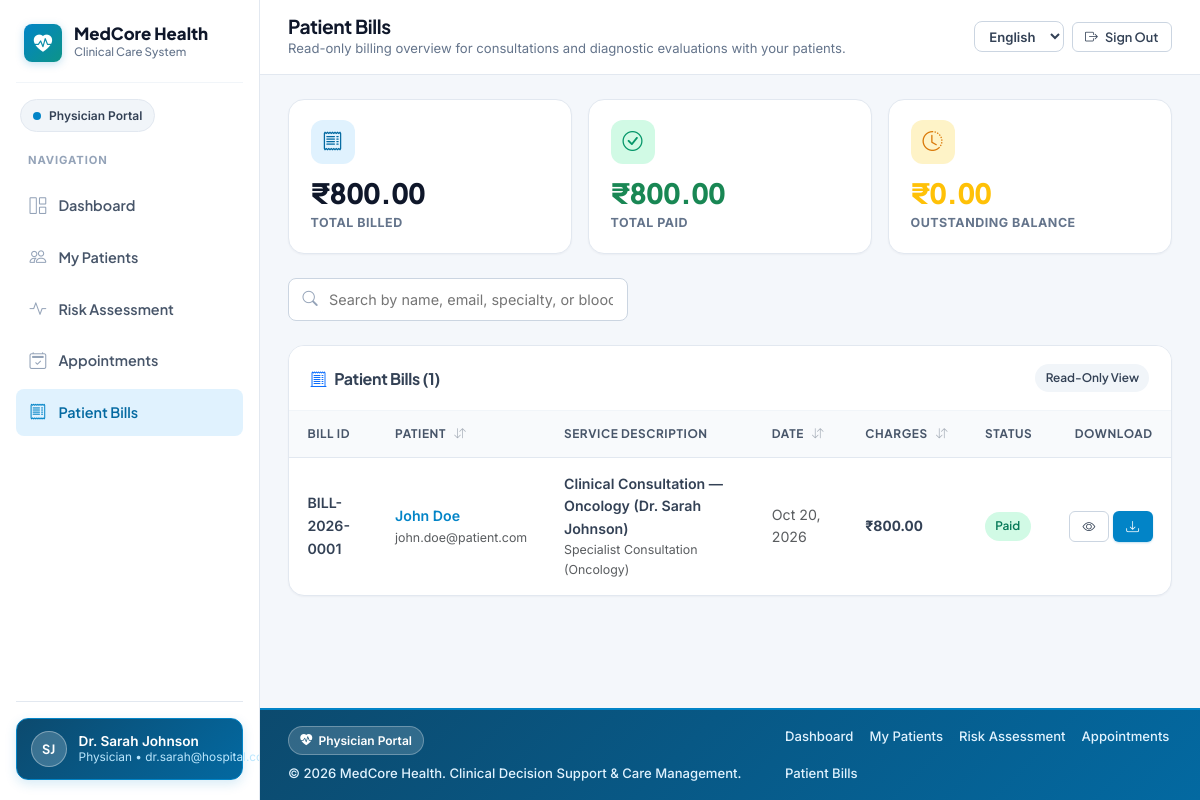
Screenshot of /doctor/bills.php (signed in) with the database file from the repository.
### tables this page shows
CREATE TABLE `bills` (
    `id` INT NOT NULL AUTO_INCREMENT,
    `bill_number` VARCHAR(40) NOT NULL,
    `patient_id` INT NOT NULL,
    `doctor_id` INT NOT NULL,
    `appointment_id` INT NULL,
    `diagnostic_id` INT NULL,
    `description` VARCHAR(255) NOT NULL,
    `items_json` JSON NULL,
    `amount` DECIMAL(10,2) NOT NULL DEFAULT 0.00,
    `payment_status` ENUM('unpaid', 'paid', 'partial', 'cancelled') NOT NULL DEFAULT 'unpaid',
    `bill_date` DATE NOT NULL,
    `paid_at` DATETIME NULL,
    `notes` TEXT NULL,
    `created_at` TIMESTAMP DEFAULT CURRENT_TIMESTAMP,
    PRIMARY KEY (`id`),
    UNIQUE KEY `uniq_bill_number` (`bill_number`),
    INDEX `idx_bill_patient` (`patient_id`),
    INDEX `idx_bill_doctor` (`doctor_id`),
    INDEX `idx_bill_appointment` (`appointment_id`),
    INDEX `idx_bill_diagnostic` (`diagnostic_id`),
    INDEX `idx_bill_status` (`payment_status`),
    FOREIGN KEY (`patient_id`) REFERENCES `users`(`id`) ON DELETE CASCADE,
    FOREIGN KEY (`doctor_id`) REFERENCES `users`(`id`) ON DELETE CASCADE
);

CREATE TABLE `users` (
    `id` INT NOT NULL AUTO_INCREMENT,
    `name` VARCHAR(255) NOT NULL,
    `email` VARCHAR(255) NOT NULL,
    `password_hash` VARCHAR(255) NOT NULL,
    `role` ENUM('admin', 'doctor', 'patient') NOT NULL,
    `created_at` TIMESTAMP DEFAULT CURRENT_TIMESTAMP,
    PRIMARY KEY (`id`),
    UNIQUE KEY `email` (`email`),
    INDEX `idx_role` (`role`),
    INDEX `idx_created_at` (`created_at`)
);

### config/db.php (called while the page is built, shortened)
<?php
require_once __DIR__ . '/../includes/i18n.php';
function formatCurrency($amount) {
    $val = round((float)$amount, 2);
    $neg = $val < 0 ? '-' : '';
    $abs = abs($val);
    $parts = explode('.', number_format($abs, 2, '.', ''));
    $intPart = $parts[0];
    $decPart = $parts[1] ?? '00';
    if (strlen($intPart) > 3) {
        $last3 = substr($intPart, -3);
        $rest = substr($intPart, 0, -3);
        $rest = preg_replace('/\B(?=(\d{2})+(?!\d))/', ',', $rest);
        $formattedInt = $rest . ',' . $last3;
    } else {
        $formattedInt = $intPart;
    }
    return $neg . '₹' . $formattedInt . '.' . $decPart;
}
function formatDate($date, $format = 'M d, Y') {
    $timestamp = is_numeric($date) ? (int)$date : strtotime($date);
    return date($format, $timestamp);
}

### includes/i18n.php (called while the page is built, shortened)
<?php
function getCurrentLang() {
    static $resolved = null;
    if ($resolved !== null) {
        return $resolved;
    }
    $lang = 'en';
    $resolved = $lang;
    return $resolved;
}
function loadTranslations($lang = null) {
    static $cache = [];
    $lang = $lang ?: getCurrentLang();
    if (!isset($cache['en'])) {
        $enFile = __DIR__ . '/lang/en.php';
        $cache['en'] = file_exists($enFile) ? require $enFile : [];
    }
    if ($lang === 'en') {
        return $cache['en'];
    }
    return $cache[$lang];
}
function t($key, $params = []) {
    $lang = getCurrentLang();
    $dict = loadTranslations($lang);
    $fallback = loadTranslations('en');
    $text = $dict[$key] ?? $fallback[$key] ?? $key;
    return $text;
}
function e_t($key, $params = []) {
    return htmlspecialchars(t($key, $params), ENT_QUOTES, 'UTF-8');
}
function translateStatus($value) {
    $norm = strtolower(trim((string)$value));
    $map = [
        'pending' => 'status_pending',
        'confirmed' => 'status_confirmed',
        'completed' => 'status_completed',
        'cancelled' => 'status_cancelled',
        'rejected' => 'status_rejected',
        'unpaid' => 'status_unpaid',
        'paid' => 'status_paid',
        'partial' => 'status_partial',
        'analyzed' => 'status_analyzed',
        'reviewed_by_doctor' => 'status_reviewed',
        'admin' => 'role_admin',
        'doctor' => 'role_doctor',
        'patient' => 'role_patient',
        'male' => 'gender_male',
        'female' => 'gender_female',
        'other' => 'gender_other',
        'yes' => 'yes',
        'no' => 'no',
    ];
    if (isset($map[$norm])) {
        return t($map[$norm]);
    }
    return (string)$value;
}

### doctor/bills.php (the view, shortened to what this page needs)
<?php
require_once __DIR__ . '/../config/db.php';
$doctorId = getCurrentUserId();
$filterPatientId = intval($_GET['patient_id'] ?? 0);
$bills = [];
$totals = ['all' => 0, 'paid' => 0, 'unpaid' => 0];
try {
    $pdo = getDBConnection();
    if ($filterPatientId > 0 && !isDoctorAuthorizedForPatient($pdo, $doctorId, $filterPatientId)) {
        $error = 'You are not authorized to view bills for the requested patient.';
    } else {
        $sql = "
            SELECT b.*, p.name AS patient_name, p.email AS patient_email
            FROM bills b
            JOIN users p ON b.patient_id = p.id
            WHERE b.doctor_id = ?
        ";
        $params = [$doctorId];
        $sql .= " ORDER BY b.bill_date DESC, b.id DESC";
        $stmt = $pdo->prepare($sql);
        $stmt->execute($params);
        $bills = $stmt->fetchAll();
        foreach ($bills as $b) {
            if ($b['payment_status'] !== 'cancelled') {
                $totals['all'] += (float)$b['amount'];
                if ($b['payment_status'] === 'paid') $totals['paid'] += (float)$b['amount'];
                else $totals['unpaid'] += (float)$b['amount'];
            }
        }
    }
} catch (PDOException $e) {
    error_log("Doctor Bills Error: " . $e->getMessage());
    $error = t('msg_error');
}
include __DIR__ . '/../includes/portal_header.php';
?>
<div class="row g-3 mb-4">
    <div class="col-md-4">
        <div class="kpi-card">
            <div class="kpi-icon-wrap kpi-icon-primary"><i class="bi bi-receipt"></i></div>
            <div class="kpi-value"><?php echo formatCurrency($totals['all']); ?></div>
            <div class="kpi-label"><?php echo e_t('kpi_total_billed'); ?></div>
        </div>
    </div>
    <div class="col-md-4">
        <div class="kpi-card">
            <div class="kpi-icon-wrap kpi-icon-success"><i class="bi bi-check-circle"></i></div>
            <div class="kpi-value text-success"><?php echo formatCurrency($totals['paid']); ?></div>
            <div class="kpi-label"><?php echo e_t('kpi_total_paid'); ?></div>
        </div>
    </div>
    <div class="col-md-4">
        <div class="kpi-card">
            <div class="kpi-icon-wrap kpi-icon-warning"><i class="bi bi-clock-history"></i></div>
            <div class="kpi-value text-warning"><?php echo formatCurrency($totals['unpaid']); ?></div>
            <div class="kpi-label"><?php echo e_t('kpi_outstanding'); ?></div>
        </div>
    </div>
</div>
<div class="d-flex flex-wrap justify-content-between align-items-center gap-3 mb-4">
    <div class="input-group-modern" style="max-width: 340px; flex: 1;">
        <input type="text" id="docBillSearch" class="form-control-modern" placeholder="<?php echo e_t('ph_search_users'); ?>" onkeyup="filterDocBills()">
    </div>
</div>
<div class="card-modern">
    <div class="card-header-modern">
        <h5 class="h6 fw-bold mb-0"><i class="bi bi-receipt-cutoff text-primary me-2"></i><?php echo e_t('nav_patient_bills'); ?> (<?php echo count($bills); ?>)</h5>
        <span class="badge-modern badge-modern-neutral"><?php echo e_t('badge_readonly'); ?></span>
    </div>
    <div class="card-body-modern p-0">
        <?php if (empty($bills)): ?>
            <div class="text-center py-5 text-muted small"><?php echo e_t('hist_empty_bills'); ?></div>
        <?php else: ?>
            <div class="table-responsive">
                <table class="table-modern" id="docBillsTable">
                    <thead>
                        <tr>
                            <th><?php echo e_t('col_bill_id'); ?></th>
                            <th class="sortable-th" onclick="sortTable('docBillsTable', 1, 'text')"><?php echo e_t('col_patient'); ?> <span class="sort-indicator"><i class="bi bi-arrow-down-up"></i></span></th>
                            <th><?php echo e_t('col_service_desc'); ?></th>
                            <th class="sortable-th" onclick="sortTable('docBillsTable', 3, 'date')"><?php echo e_t('label_date'); ?> <span class="sort-indicator"><i class="bi bi-arrow-down-up"></i></span></th>
                            <th class="sortable-th" onclick="sortTable('docBillsTable', 4, 'number')"><?php echo e_t('col_charges'); ?> <span class="sort-indicator"><i class="bi bi-arrow-down-up"></i></span></th>
                            <th><?php echo e_t('label_status'); ?></th>
                            <th class="text-end"><?php echo e_t('label_download'); ?></th>
                        </tr>
                    </thead>
                    <tbody>
                        <?php foreach ($bills as $b): ?>
                            <?php $items = json_decode($b['items_json'] ?? '[]', true) ?: []; ?>
                            <tr class="doc-bill-row">
                                <td class="fw-semibold small text-slate-900"><?php echo htmlspecialchars($b['bill_number']); ?></td>
                                <td data-sort="<?php echo htmlspecialchars($b['patient_name']); ?>">
                                    <a href="<?php echo BASE_URL; ?>/patient/profile.php?id=<?php echo (int)$b['patient_id']; ?>" class="fw-semibold">
                                        <?php echo htmlspecialchars($b['patient_name']); ?>
                                    </a>
                                    <div class="extra-small text-muted"><?php echo htmlspecialchars($b['patient_email']); ?></div>
                                </td>
                                <td class="small">
                                    <div class="fw-semibold text-slate-800"><?php echo htmlspecialchars($b['description']); ?></div>
                                    <?php if (!empty($items)): ?>
                                        <div class="extra-small text-muted">
                                            <?php echo htmlspecialchars(implode(', ', array_column($items, 'item'))); ?>
                                        </div>
                                    <?php endif; ?>
                                </td>
                                <td data-sort="<?php echo htmlspecialchars($b['bill_date']); ?>" class="small text-muted"><?php echo formatDate($b['bill_date']); ?></td>
                                <td data-sort="<?php echo floatval($b['amount']); ?>" class="fw-bold tabular-nums"><?php echo formatCurrency($b['amount']); ?></td>
                                <td>
                                    <span class="badge-modern <?php echo $b['payment_status'] === 'paid' ? 'badge-modern-success' : ($b['payment_status'] === 'cancelled' ? 'badge-modern-danger' : 'badge-modern-warning'); ?>">
                                        <?php echo htmlspecialchars(translateStatus($b['payment_status'])); ?>
                                    </span>
                                </td>
                                <td class="text-end">
                                    <div class="d-inline-flex gap-1">
                                        <a href="<?php echo BASE_URL; ?>/patient/download_bill.php?id=<?php echo (int)$b['id']; ?>" class="btn-modern btn-modern-outline btn-modern-sm" target="_blank" title="<?php echo e_t('label_view'); ?>">
                                            <i class="bi bi-eye"></i>
                                        </a>
                                        <a href="<?php echo BASE_URL; ?>/patient/download_bill.php?id=<?php echo (int)$b['id']; ?>&download=1" class="btn-modern btn-modern-primary btn-modern-sm" title="<?php echo e_t('label_download'); ?>">
                                            <i class="bi bi-download"></i>
                                        </a>
                                    </div>
                                </td>
                            </tr>
                        <?php endforeach; ?>
                    </tbody>
                </table>
            </div>
        <?php endif; ?>
    </div>
</div>
<?php
include __DIR__ . '/../includes/portal_footer.php';
?>

### rows the page displays
bills: bill_number "BILL-2026-0001", patient.name "John Doe", patient.email "john.doe@patient.com", description "Clinical Consultation — Oncology (Dr. Sarah Johnson)", items_json "Specialist Consultation (Oncology)", bill_date "Oct 20, 2026", amount "₹800.00"

### other values shown
e_t('app_name') "MedCore Health"
e_t('clinical_care_system') "Clinical Care System"
$__portalLabel "Physician Portal"
e_t('nav_navigation') "NAVIGATION"
$__item['label'] "Dashboard"
$__item['label'] "My Patients"
$__item['label'] "Risk Assessment"
$__item['label'] "Appointments"
$__item['label'] "Patient Bills"
$__initials "SJ"
$__userName "Dr. Sarah Johnson"
$__roleLabel "Physician"
$page_title "Patient Bills"
$page_subtitle "Read-only billing overview for consultations and diagnostic evaluations with your patients."
e_t('nav_sign_out') "Sign Out"
